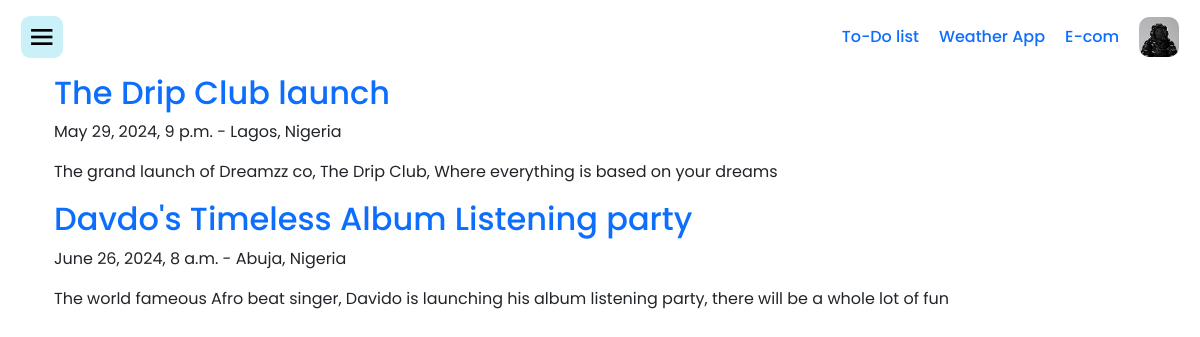
Screenshot of /event/ with the database file from the repository.
### events/models.py (models this page shows, shortened)
class Event(models.Model):
    name = models.CharField(max_length=200)
    date = models.DateTimeField()
    location = models.CharField(max_length=200)
    description = models.TextField()
    total_seats = models.PositiveIntegerField()

### events/views.py (the view)
# urls.py: path('', views.event_list, name='event_list'),
def event_list(request):
    events = Event.objects.all()
    return render(request, 'events/event_list.html', {'events': events})

### templates/events/event_list.html (shortened to what this page needs)
{%extends 'partials/base.html'%}
{%load crispy_forms_tags%}
{%block content%}
<div class="container">
    {% for event in events %}
    <h2><a href="{% url 'events:event_detail' event.id %}">{{ event.name }}</a></h2>
    <p>{{ event.date }} - {{ event.location }}</p>
    <p>{{ event.description }}</p>
{% endfor %}
</div>
{%endblock%}

### templates/partials/base.html (style rules this page uses)
body { font-family: "Poppins", sans-serif; }
a { text-decoration: none; }

### rows the page displays
Event: name "The Drip Club launch", date "May 29, 2024, 9 p.m.", location "Lagos, Nigeria", description "The grand launch of Dreamzz co, The Drip Club, Where everything is based on your dreams"
Event: name "Davdo's Timeless Album Listening party", date "June 26, 2024, 8 a.m.", location "Abuja, Nigeria", description "The world fameous Afro beat singer, Davido is launching his album listening party, there will be a whole lot of fun"
